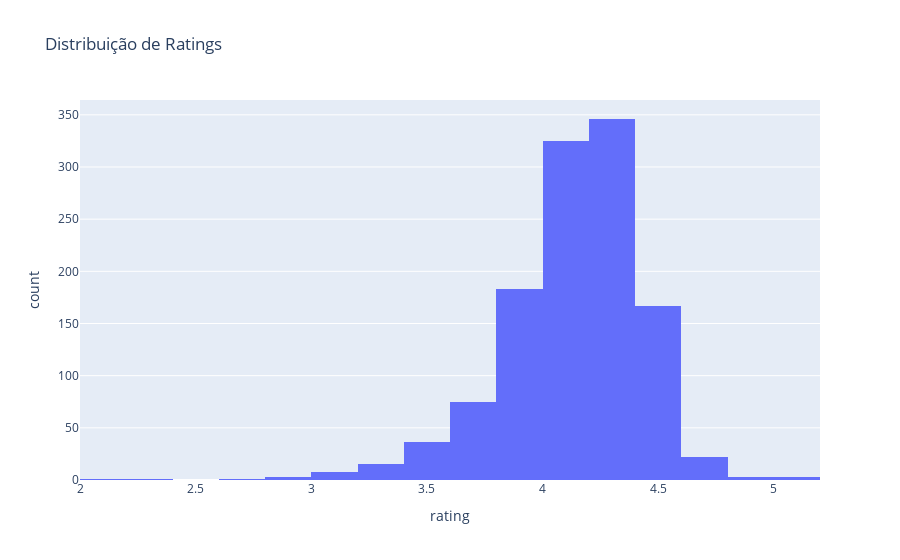

Here is the notebook cell this chart was saved with:
### Markdown cell above
Percebe-se a alta correlação entre actual_price e discounted_price. Para as análises teremos que utilizar apenas 1 deles, escolhi trabalhar com o discounted_price.

### Code cell
fig = px.histogram(df.drop_duplicates(subset="review_id"), 
                   x="rating", nbins=20, 
                   title="Distribuição de Ratings")
fig.show()

### Figure 1 — Plotly figure (JSON) as saved in the notebook; plotly's stock layout.template omitted (floating-point values rounded to 4 significant figures; data arrays with more than 128 entries replaced by an {"elided": "..."} marker saying what was removed)
{"data": [{"alignmentgroup": "True", "bingroup": "x", "hovertemplate": "rating=%{x}<br>count=%{y}<extra></extra>", "legendgroup": "", "marker": {"color": "#636efa", "pattern": {"shape": ""}}, "name": "", "nbinsx": 20, "offsetgroup": "", "orientation": "v", "showlegend": false, "type": "histogram", "x": {"elided": "1189 float values"}, "xaxis": "x", "yaxis": "y"}], "layout": {"barmode": "relative", "legend": {"tracegroupgap": 0}, "title": {"text": "Distribuição de Ratings"}, "xaxis": {"anchor": "y", "domain": [0, 1], "title": {"text": "rating"}}, "yaxis": {"anchor": "x", "domain": [0, 1], "title": {"text": "count"}}}}
